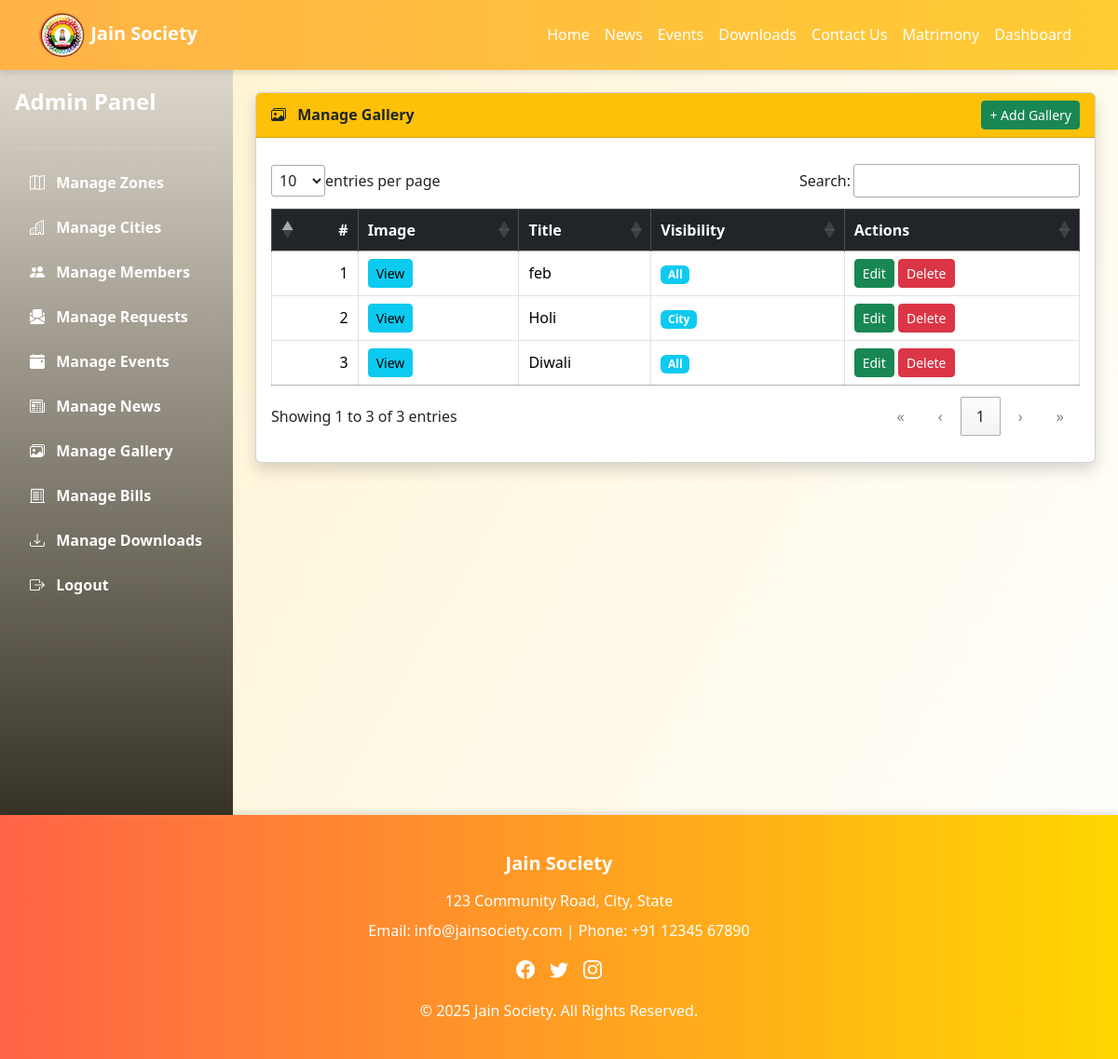
The app's page /manage_gallery.php (signed in), older data.
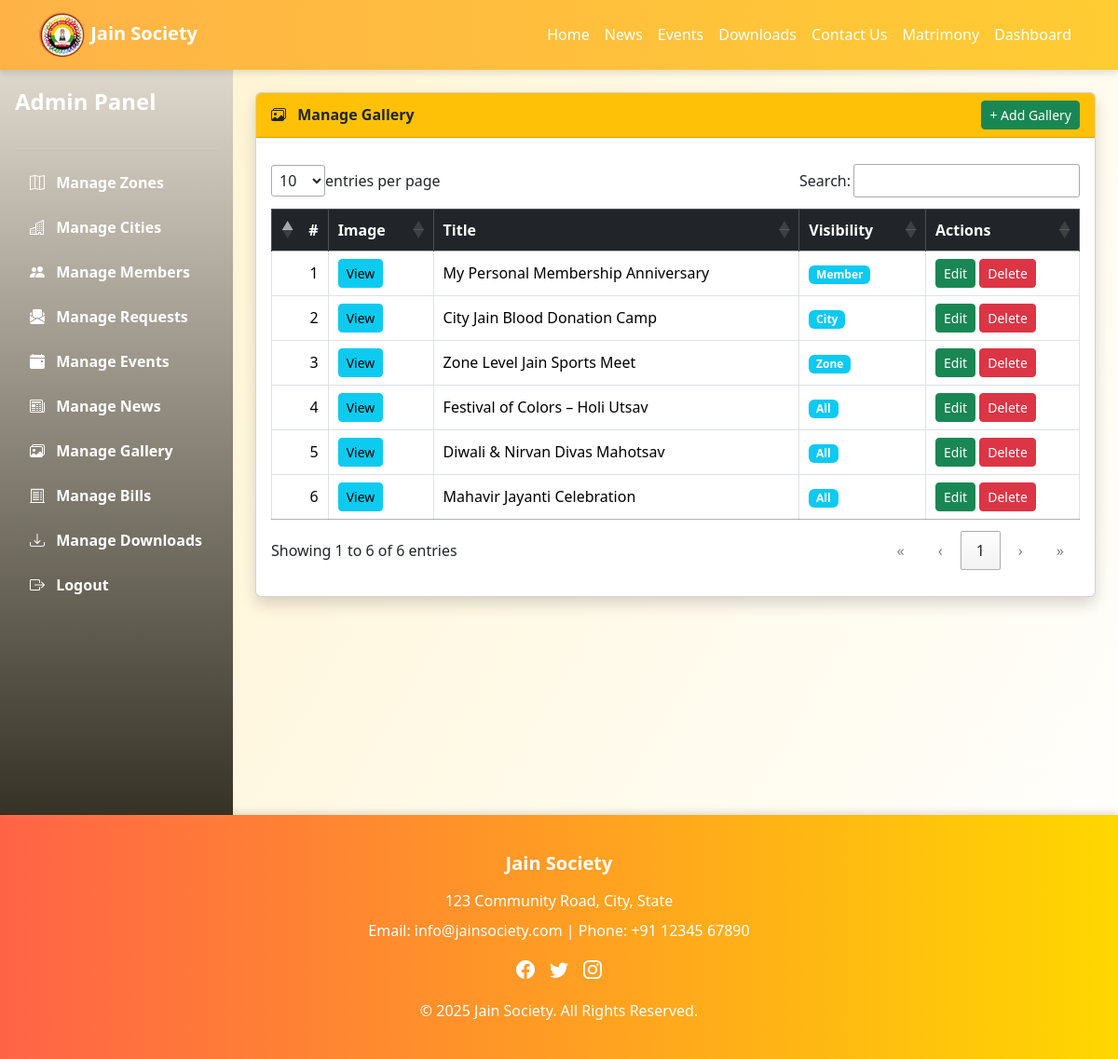
The same page, newer data.
### tables this page shows
CREATE TABLE IF NOT EXISTS `gallery` (
  `gallery_id` int NOT NULL AUTO_INCREMENT,
  `title` varchar(255) DEFAULT NULL,
  `description` text,
  `visibility_type` enum('all','zone','city','member') DEFAULT NULL,
  `zone_id` int DEFAULT NULL,
  `city_id` int DEFAULT NULL,
  `member_id` int DEFAULT NULL,
  `image` varchar(255) DEFAULT NULL,
  `created_at` datetime DEFAULT CURRENT_TIMESTAMP,
  PRIMARY KEY (`gallery_id`)
);

### manage_gallery.php (the view, shortened to what this page needs)
<?php
if(isset($_SESSION["uname"]) && $_SESSION["utype"]=='admin') {
    include("header.php");
    include("connectdb.php");
?>
<main>
<div class="d-flex">
    <?php include('adminDashboard.php'); ?>
    <div class="flex-grow-1 p-4">
        <div class="card shadow">
            <div class="card-header bg-warning fw-bold text-dark d-flex justify-content-between align-items-center">
                <span><i class="bi bi-images me-2"></i> Manage Gallery</span>
                <a href="gallery_form.php">
                    <button class="btn btn-success btn-sm">
                        + Add Gallery
                    </button>
                </a>
            </div>
            <div class="card-body table-responsive">
                <table id="myTable" class="table table-bordered table-hover align-middle w-100">
                    <thead class="table-dark">
                        <tr>
                            <th>#</th>
                            <th>Image</th>
                            <th>Title</th>
                            <th>Visibility</th>
                            <th>Actions</th>
                        </tr>
                    </thead>
                    <tbody>
                        <?php
                        $i = 1;
                        $query = "SELECT * FROM gallery ORDER BY gallery_id DESC";
                        $result = mysqli_query($con, $query);
                        while($row = mysqli_fetch_assoc($result)) { ?>
                            <tr>
                                <td><?= $i++ ?></td>
                                  <td>
                                    <?php if($row['image']) { ?>
                                        <button class="btn btn-sm btn-info viewImageBtn"
                                            data-src="upload/gallery/<?= $row['image'] ?>">
                                            View
                                        </button>
                                    <?php } else { ?>
                                        <span class="text-muted">No Image</span>
                                    <?php } ?>
                                </td>
                                <td><?= htmlspecialchars($row['title']) ?></td>
                                <td>
                                    <span class="badge bg-info">
                                        <?= ucfirst($row['visibility_type']) ?>
                                    </span>
                                </td>
                                <td>
                                    <button class="btn btn-sm btn-success editBtn"
                                        data-id="<?= $row['gallery_id'] ?>">
                                        Edit
                                    </button>
                                    <button class="btn btn-sm btn-danger deleteBtn"
                                        data-id="<?= $row['gallery_id'] ?>">
                                        Delete
                                    </button>
                                </td>
                            </tr>
                        <?php } ?>
                    </tbody>
                </table>
            </div>
        </div>
    </div>
</div>
</main>
<?php
include("footer.php");
} else {
    include("index.php");
}
?>

Row changes from the older to the newer data that the page shows:
removed gallery: title "feb", visibility_type "All"
removed gallery: title "Holi", visibility_type "City"
removed gallery: title "Diwali", visibility_type "All"
added gallery: title "My Personal Membership Anniversary", visibility_type "Member"
added gallery: title "City Jain Blood Donation Camp", visibility_type "City"
added gallery: title "Zone Level Jain Sports Meet", visibility_type "Zone"
added gallery: title "Festival of Colors – Holi Utsav", visibility_type "All"
added gallery: title "Diwali & Nirvan Divas Mahotsav", visibility_type "All"
added gallery: title "Mahavir Jayanti Celebration", visibility_type "All"
Text that changed along with them:
text written by a page script: "entries per page Search: Showing 1 to 3 of 3 entries « ‹ 1 › »" → "entries per page Search: Showing 1 to 6 of 6 entries « ‹ 1 › »"
